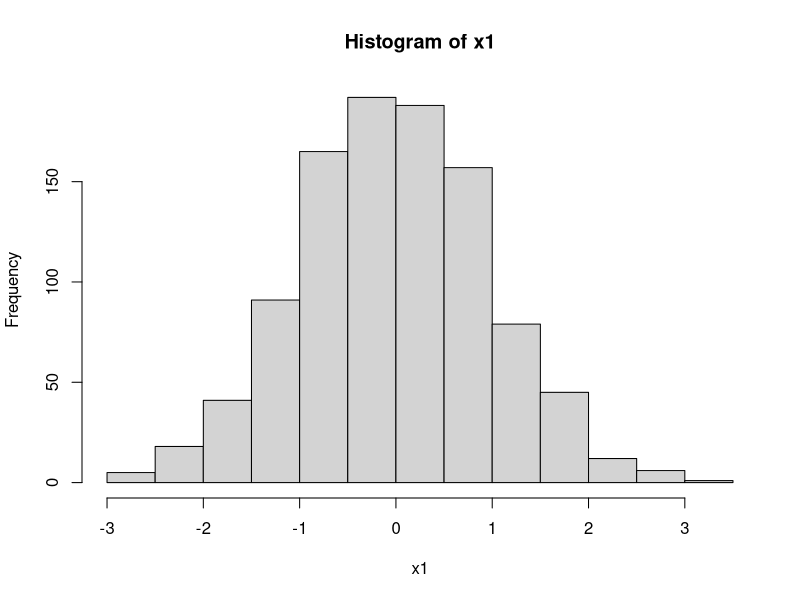
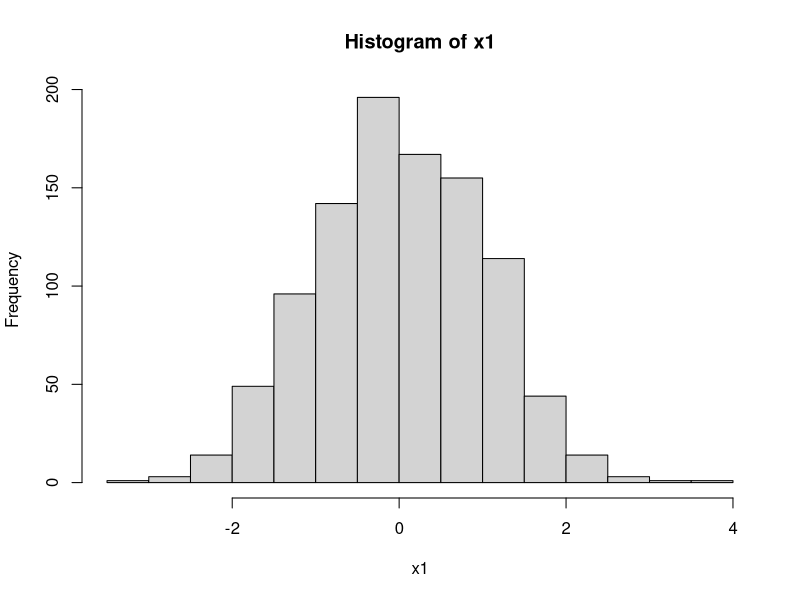

Write R code to recreate these figures, in order.
## ---- chunk 1
knitr::opts_chunk$set(echo = TRUE)
## ---- chunk 2

nsim=2000
ns=ceiling((nsim/2))
u1=runif(ns,-1,1)
u2=runif(ns,-1,1)
s=u1^2 + u2^2
y=cbind(u1,u2,s)

for (i in 1:1000) {
  while(y[i,3]>=1){
    y[i,1] = runif(1,-1,1)
    y[i,2] = runif(1,-1,1)
    y[i,3] = y[i,1]^2 + y[i,2]^2
    if(y[i,3]< 1 & 0<y[i,3])
    break()
}}

x1=sqrt(-2*log(y[,3]))*(y[,1]/sqrt(y[,3]))
x2=sqrt(-2*log(y[,3]))*(y[,2]/sqrt(y[,1]))

## ---- chunk 3

sim_norm <- function(ns){
  u1=runif(ns,-1,1)
  u2=runif(ns,-1,1)
  s=u1^2 + u2^2
  y=cbind(u1,u2,s)

for (i in 1:ns) {
  while(y[i,3]>=1){
    y[i,1] = runif(1,-1,1)
    y[i,2] = runif(1,-1,1)
    y[i,3] = y[i,1]^2 + y[i,2]^2
    if(y[i,3]< 1 & 0<y[i,3])
    break()
  }
  }

x1=sqrt(-2*log(y[,3]))*(y[,1]/sqrt(y[,3]))
x2=sqrt(-2*log(y[,3]))*(y[,2]/sqrt(y[,1]))
return(hist(x1))
}

sim_norm(1000)



## ---- chunk 4

hist(x1)


## ---- chunk 5


## ---- chunk 6

### Any Univariate Normal Distribution
# once we have a N(0,1) we can simulate any univeriate
# or multivariate normal distribution we can define any univariate
# normal distribution as x~N(0,1) ---> z=mu+si*x ~ N(mu,si^2)

# norm_simz=function(ns,mu=0,var=1){
#   x1=sim_norm(ns)
#   z=mu+(sqrt(var))*x
#   return(z)
# }
# 
# z=norm_simz(1000,mu=3,var=2)
# hist(z)


